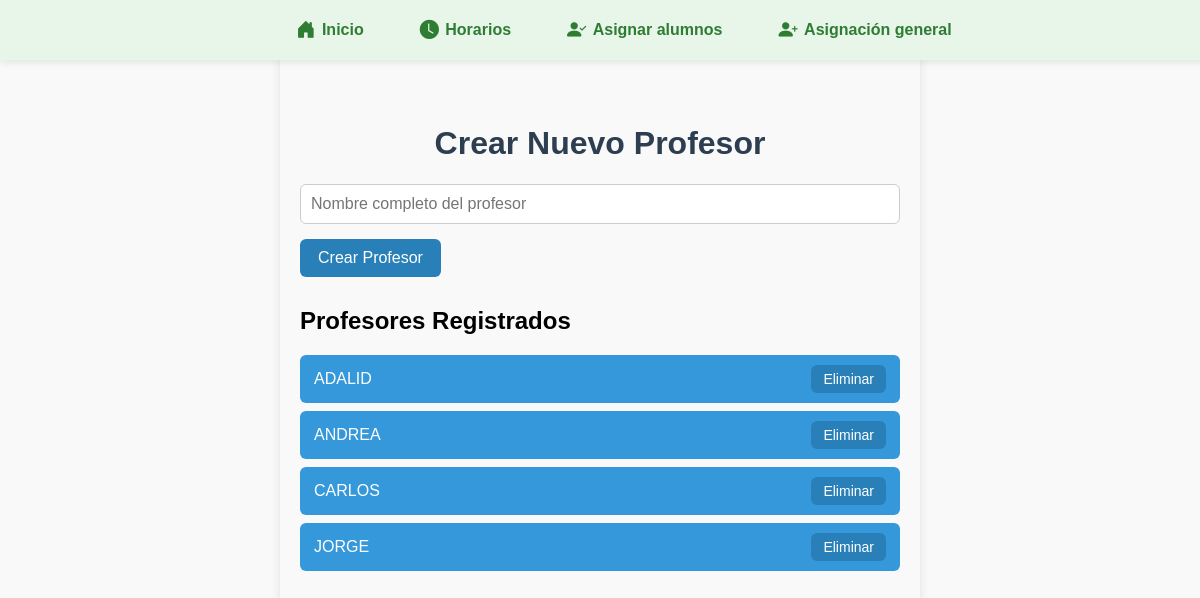
Screenshot of /crear_profesores.php with the database file from the repository.
### tables this page shows
CREATE TABLE `profesores` (
  `id` int(11) NOT NULL AUTO_INCREMENT,
  `nombre` varchar(100) NOT NULL,
  PRIMARY KEY (`id`)
);

### crear_profesores.php (the view, shortened to what this page needs)
<?php
require_once __DIR__ . '/includes/bd.php';
$profesores = $conexion->query("SELECT id, nombre FROM profesores ORDER BY nombre")->fetch_all(MYSQLI_ASSOC);
function escape($str) {
    return htmlspecialchars($str, ENT_QUOTES);
}
?>
<!DOCTYPE html>
<html lang="es">
<head>
</head>
<body style="font-family: Arial, sans-serif; max-width: 600px; margin: 30px auto; background: #f9f9f9; padding: 20px; border-radius: 8px; box-shadow: 0 3px 10px rgba(0,0,0,0.1);">
    <?php include 'navbar3.php'; ?>
    <br>
    <br>
    <br>
    <h1 style="color: #2c3e50; text-align: center;">Crear Nuevo Profesor</h1>
    <form method="POST" action="" style="margin-bottom: 30px;">
        <input
            type="text"
            name="nombre"
            placeholder="Nombre completo del profesor"
            required
            style="width: calc(100% - 22px); padding: 10px; font-size: 16px; border-radius: 6px; border: 1px solid #ccc; margin-bottom: 15px;"
        >
        <button
            type="submit"
            style="background-color: #2980b9; color: white; border: none; padding: 10px 18px; border-radius: 6px; font-size: 16px; cursor: pointer; transition: background-color 0.2s;"
            onmouseover="this.style.backgroundColor='#1c5980';"
            onmouseout="this.style.backgroundColor='#2980b9';"
        >
            Crear Profesor
        </button>
    </form>
    <h2 style="margin-top: 0;">Profesores Registrados</h2>
    <?php if (count($profesores) > 0): ?>
        <ul style="list-style-type: none; padding-left: 0;">
            <?php foreach ($profesores as $profesor): ?>
                <li
                    style="background: #3498db; color: white; padding: 10px 14px; margin-bottom: 8px; border-radius: 6px; display: flex; justify-content: space-between; align-items: center;"
                >
                    <?= escape($profesor['nombre']) ?>
                    <a
                        href="?eliminar_id=<?= $profesor['id'] ?>"
                        class="btn-eliminar"
                        onclick="return confirm('¿Seguro que deseas eliminar a <?= escape(addslashes($profesor['nombre'])) ?>?');"
                        style="background-color: #2980b9; color: white; border: none; padding: 6px 12px; border-radius: 6px; font-size: 14px; cursor: pointer; text-decoration: none; transition: background-color 0.2s;"
                        onmouseover="this.style.backgroundColor='#1c5980';"
                        onmouseout="this.style.backgroundColor='#2980b9';"
                    >
                        Eliminar
                    </a>
                </li>
            <?php endforeach; ?>
        </ul>
    <?php else: ?>
        <p>No hay profesores registrados.</p>
    <?php endif; ?>
</body>
</html>

### rows the page displays
profesores: nombre "ADALID"
profesores: nombre "ANDREA"
profesores: nombre "CARLOS"
profesores: nombre "JORGE"
